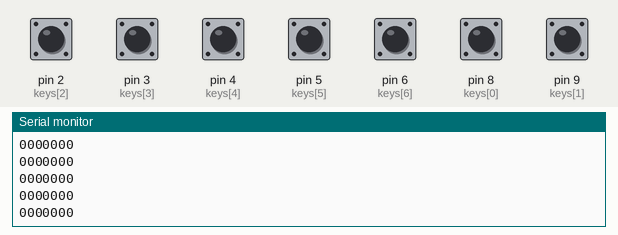
This sketch was run on a simulated Arduino Uno, built with avr-gcc and run on an emulated ATmega328P. On the bench: the last lines printed to the serial monitor. The test bench sets the inputs (shaded band); at power-on: pin 2 (keys[2]), pin 3 (keys[3]), pin 4 (keys[4]), pin 5 (keys[5]), pin 6 (keys[6]), pin 8 (keys[0]), pin 9 (keys[1]) LOW.

Above: at 1.2 s.
1.3 s: pin 2 (keys[2]) pulled HIGH for 0.15 s
At 1.31 s:
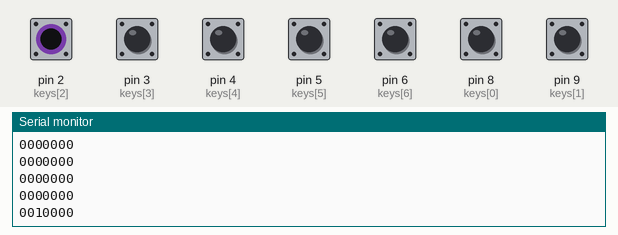
2.9 s: pin 3 (keys[3]) pulled HIGH for 0.15 s
At 2.92 s:
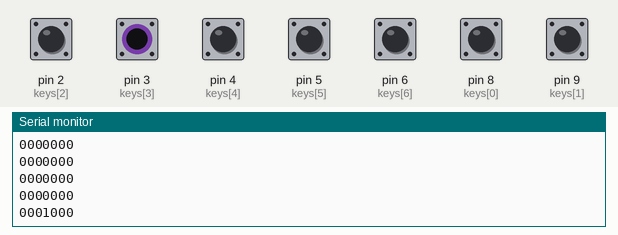
4.5 s: pin 4 (keys[4]) pulled HIGH for 0.15 s
At 4.53 s:
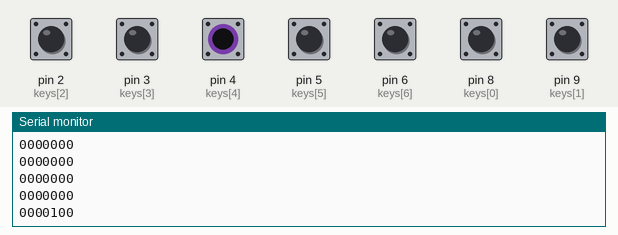
6.1 s: pin 5 (keys[5]) pulled HIGH for 0.15 s
At 6.13 s:
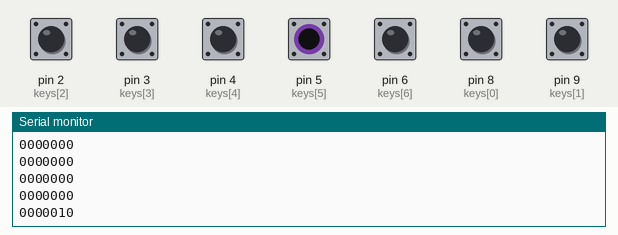
7.7 s: pin 6 (keys[6]) pulled HIGH for 0.15 s
At 7.74 s:
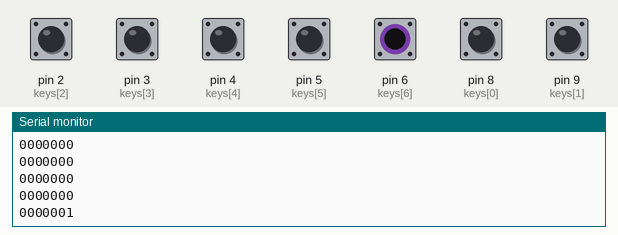
9.3 s: pin 8 (keys[0]) pulled HIGH for 0.15 s
At 9.35 s:
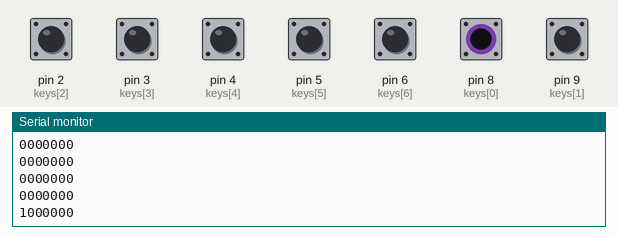
Timing chart, 0 to 11.9 s (numbered marks = the images above; inputs shaded):
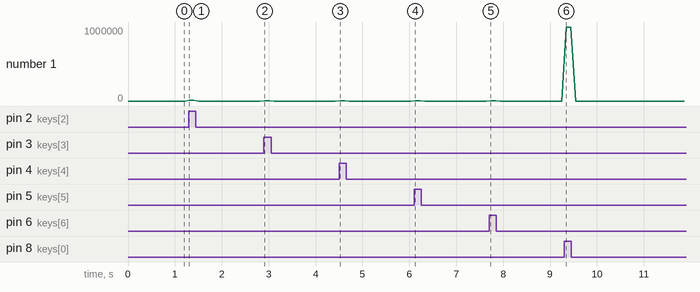

Measured:
- after the input at 1.3 s, the serial monitor: prints a new line at once (image 1)
- after the input at 2.9 s, the serial monitor: prints a new line at once (image 2)
- after the input at 4.5 s, the serial monitor: prints a new line at once (image 3)
- after the input at 6.1 s, the serial monitor: prints a new line at once (image 4)
- after the input at 7.7 s, the serial monitor: prints a new line at once (image 5)
- after the input at 9.3 s, the serial monitor: prints a new line after 0.05 s (image 6)

The sketch:

seven_keys_test.ino
```cpp
int keys[7] = {8, 9, 2, 3, 4, 5, 6};
bool states[7] = {LOW, LOW, LOW, LOW, LOW, LOW, LOW};
const int LED = 13;

void setup() {
  for (int i = 0; i < 7; i++) {
    pinMode(keys[i], INPUT);
  }
  Serial.begin(9600);
}

void loop() {
  for (int i = 0; i < 7; i++) {
    states[i] = digitalRead(keys[i]);
    Serial.print(states[i]);
  }
  Serial.println("");
  delay(100);

}
```
